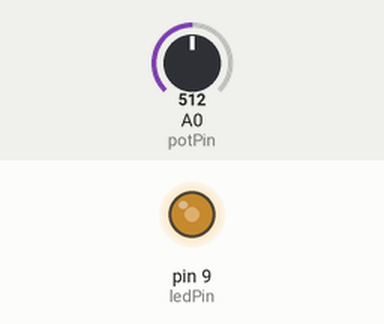
Simulated run of this sketch. Board: Arduino Uno, built with avr-gcc and run on an emulated ATmega328P. Parts: output pins drawn as LEDs (lit = HIGH). Inputs (shaded band) come from the test bench; at power-on: A0 (potPin) = 512.

Above: at 1.2 s.
1.3 s: A0 (potPin) set to 716
At 2.0 s:
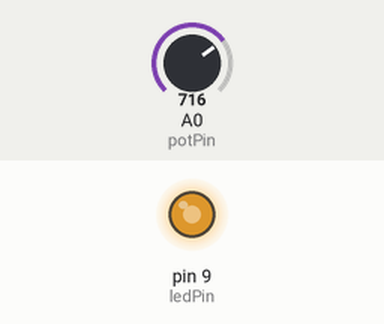
2.8 s: A0 (potPin) set to 900
At 3.1 s:
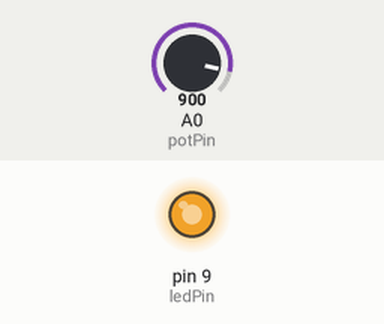
4.3 s: A0 (potPin) set to 122
At 5.5 s:
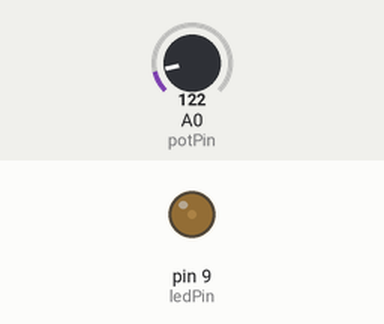
5.8 s: A0 (potPin) set to 0
At 6.6 s:
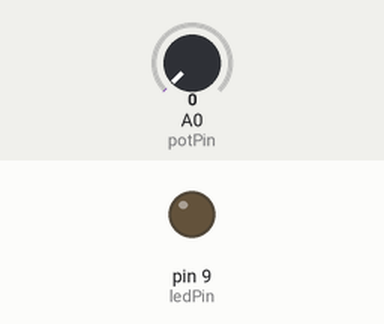
7.3 s: A0 (potPin) set to 511
At 7.8 s:
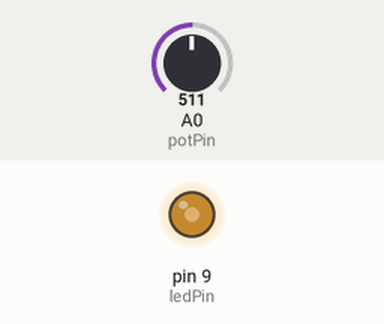
Timing chart, 0 to 9.8 s (numbered marks = the images above; inputs shaded):
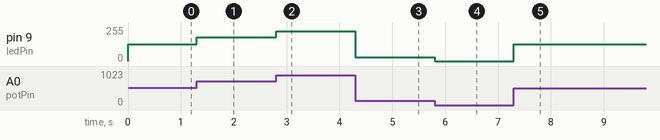

Measured:
- after the input at 1.3 s, pin 9 (ledPin): 127/255 → 178/255 at once
- after the input at 2.8 s, pin 9 (ledPin): 178/255 → 224/255 at once
- after the input at 4.3 s, pin 9 (ledPin): 224/255 → 30/255 at once
- after the input at 5.8 s, pin 9 (ledPin): 30/255 → 0/255 at once
- after the input at 7.3 s, pin 9 (ledPin): 0/255 → 127/255 at once

The sketch:

led_potentiometer.ino
```cpp
const int ledPin = 9;
const int potPin = A0;

int ledState = LOW;

int potValue = 0;
int ledValue = 0;
float voltage = 0;

void setup() {

  Serial.begin(9600);

  pinMode(potPin, INPUT);
  pinMode(ledPin, OUTPUT);

}

void loop() {

  potValue = analogRead(potPin);
  ledValue = map(potValue, 0, 1023, 0, 255);
  analogWrite(ledPin, ledValue);

  //voltage = potValue * (5.0 / 1023.0);  // voltajCurent = voltajCititConvertitDinDigitalInAnalog * (VOLTAJ_MAXIM / coeficient_remove_mapping)


}
```
